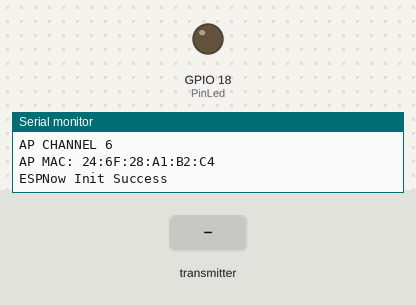
Bench run of a sketch on a simulated ESP32. On the bench: output pins drawn as LEDs (lit = HIGH), the last lines printed to the serial monitor. Inputs (shaded band) come from the test bench.

Above: at 1.2 s.
1.3 s: the transmitter starts sending dato1 = 1024
At 2.2 s:
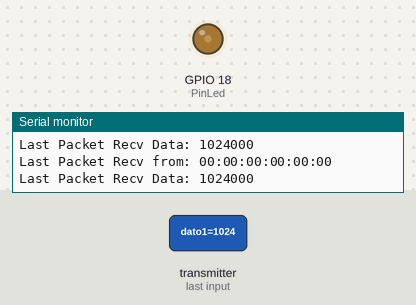
2.8 s: the transmitter starts sending dato1 = 2048
At 3.3 s:
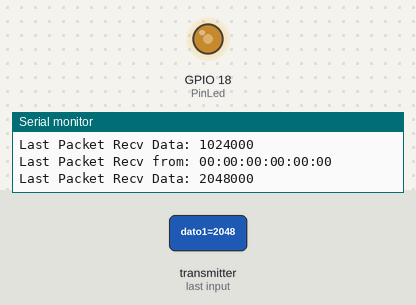
4.3 s: the transmitter starts sending dato1 = 4095
At 5.7 s:
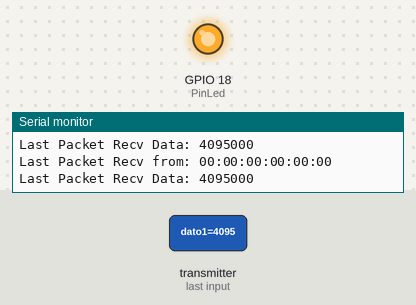
Timing chart, 0 to 7.3 s (numbered marks = the images above; inputs shaded):
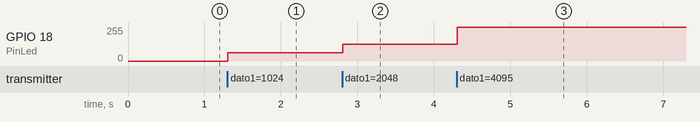

The sketch:

Receptor.ino
```cpp
#include <Arduino.h>
#include <esp_now.h>
#include <ESP32Servo.h>
#include <WiFi.h>

#define CHANNEL   1
#define PinLed   18

typedef struct Mensaje
{
  int dato1;
  int dato2;
  int dato3;
  int dato4;
} Mensaje;


Mensaje myData;


//----------------------------------recepcion de datos del maestro--------------------------------------
void OnDataRecv(const uint8_t *mac_addr, const uint8_t *Rxdata, int data_len)
{
  char macStr[18];
  snprintf(macStr, sizeof(macStr), "%02x:%02x:%02x:%02x:%02x:%02x",
           mac_addr[0], mac_addr[1], mac_addr[2], mac_addr[3], mac_addr[4], mac_addr[5]);
  Serial.print("Last Packet Recv from: ");
  Serial.println(macStr);
  memcpy(&myData, Rxdata, sizeof(myData));
  Serial.print("Last Packet Recv Data: ");
  Serial.print   (myData.dato1);
  Serial.print   (myData.dato2);
  Serial.print   (myData.dato3);
  Serial.print   (myData.dato4);
  Serial.println("");
  int Intensidad = map(myData.dato1, 0, 4095, 0, 255);
  analogWrite (PinLed, Intensidad );
}

//----------------------------------inicia el wifi--------------------------------------------------

void wifi_init (void)
{
  Serial.println("ESPNow/Basic/Slave Example");
  //Set device in AP mode to begin with
  WiFi.mode(WIFI_AP);
  // configure device AP mode
  configDeviceAP();
  // This is the mac address of the Slave in AP Mode
  Serial.print("AP MAC: "); Serial.println(WiFi.softAPmacAddress());
  // Init ESPNow with a fallback logic
  InitESPNow();
  // Once ESPNow is successfully Init, we will register for recv CB to
  // get recv packer info.
  esp_now_register_recv_cb(OnDataRecv);
}


//----------------------------------inicia la comunicacion espnow--------------------------------------------------
void InitESPNow()
{
  WiFi.disconnect();
  if (esp_now_init() == ESP_OK)
    {
      Serial.println("ESPNow Init Success");
    }
  else
    {
      Serial.println("ESPNow Init Failed");
        ESP.restart();
    }
}

//----------------------------------configura la red del esclavo--------------------------------------------------

void configDeviceAP()
{
  const char *SSID = "Slave_1";
  bool result = WiFi.softAP(SSID, "Slave_1_Password", CHANNEL, 0);
  if (!result)
    {
      Serial.println("AP Config failed.");
    }
  else
  {
    Serial.println("AP Config Success. Broadcasting with AP: " + String(SSID));
    Serial.print("AP CHANNEL ");
    Serial.println(WiFi.channel());
  }
}

void setup()
{
  Serial.begin(115200);
  wifi_init ();
}

//---------------------------------------------------------------------------------------------------------------------------

void loop()
{


}

//---------------------------------------------------------------------------------------------------------------------------
```

Measured:
- after the input at 1.3 s, GPIO 18 (PinLed): 0/255 → 63/255 at once
- after the input at 2.8 s, GPIO 18 (PinLed): 63/255 → 127/255 at once
- after the input at 4.3 s, GPIO 18 (PinLed): 127/255 → 255/255 at once
